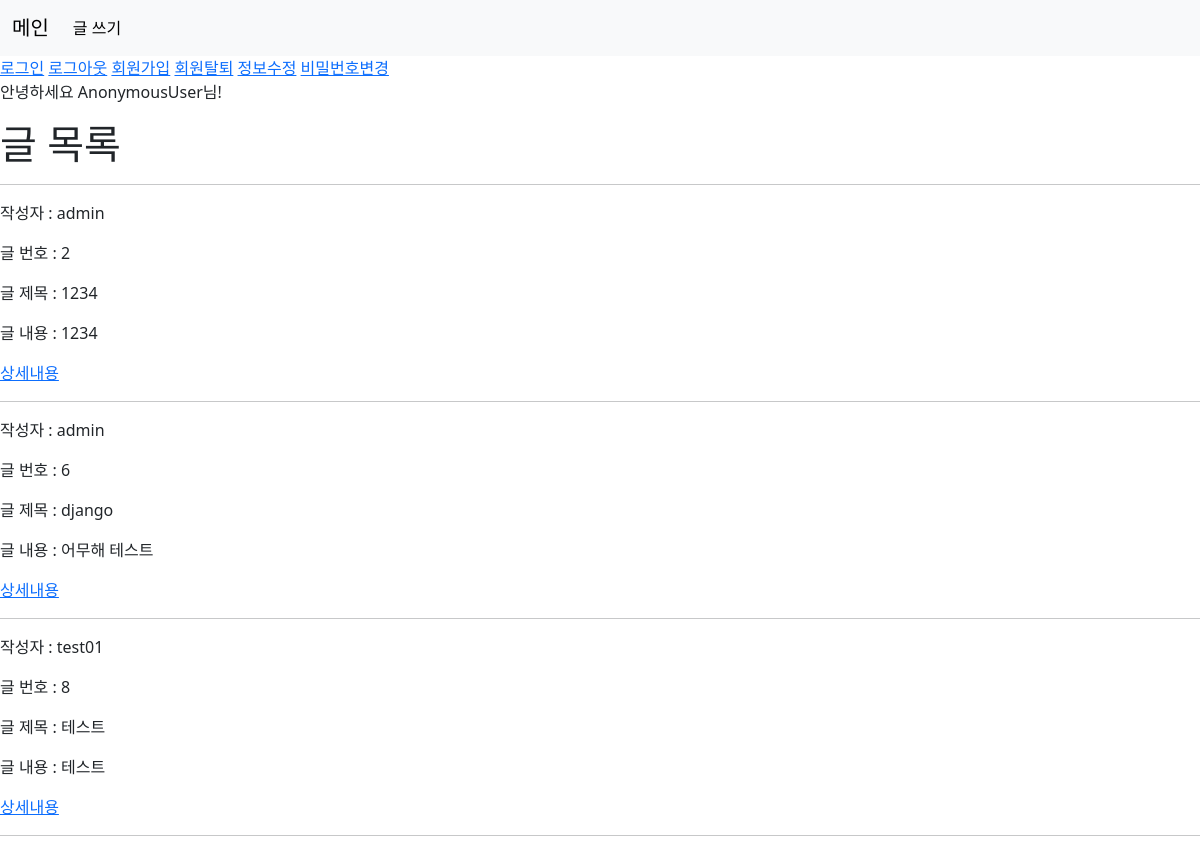
The page /articles/ on the database as committed earlier.
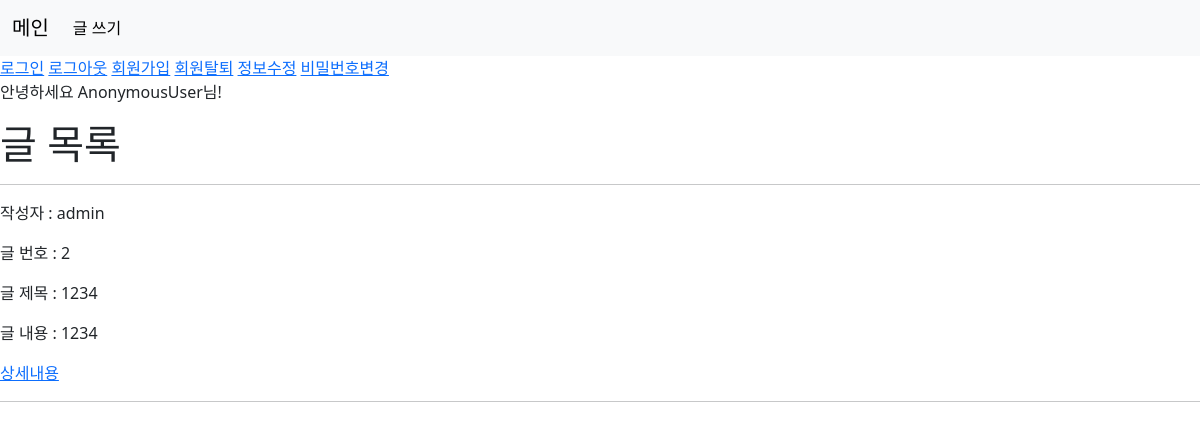
The same page on the database as committed later.
### articles/models.py (models this page shows)
class Article(models.Model):
    user = models.ForeignKey(settings.AUTH_USER_MODEL, on_delete=models.CASCADE)
    title = models.CharField(max_length=10)
    content = models.TextField()
    image = models.ImageField(blank = True)

### articles/views.py (the view)
# urls.py: path('',views.index, name = "index"),
def index(request):
    articles = Article.objects.all()
    content = {'articles':articles}
    return render(request,"articles/index.html", content)

### articles/templates/articles/index.html (shortened to what this page needs)
{% extends 'base.html' %}
{% load static%}
{% block content %}
<h1>글 목록</h1>
<hr>
{% for article in articles %}
<p>작성자 : {{article.user}}</p>
<p>글 번호 : {{article.id}}</p>
<p>글 제목 : {{article.title}}</p>
<p>글 내용 : {{article.content}}</p>
<a href="{% url 'articles:read' article.pk %}">상세내용</a>
<hr>
{% endfor %} {% endblock content %}

### templates/base.html (shortened to what this page needs)
<!DOCTYPE html>
<html lang="en">
<head>
    <link href="https://cdn.jsdelivr.net/npm/bootstrap@5.3.0-alpha1/dist/css/bootstrap.min.css" rel="stylesheet">
</head>
<body>
    {% include '_navbar.html' %}
    <a href="{% url 'accounts:login' %}">로그인</a>
    <a href="{% url 'accounts:logout' %}" method = "POST">로그아웃</a>
    <a href="{% url 'accounts:signup' %}">회원가입</a>
    <a href="{% url 'accounts:unregister'%}" method = "POST">회원탈퇴</a>
    <a href="{% url 'accounts:update'%}">정보수정</a>
    <a href="{% url 'accounts:password_change'%}">비밀번호변경</a>
    <p>안녕하세요 {{user}}님! </p>
    {% block content %}
    {% endblock content %}
</body>
</html>

### templates/_navbar.html (shortened to what this page needs)
<nav class="navbar navbar-expand-lg bg-body-tertiary">
    <div class="container-fluid">
      <a class="navbar-brand" href="{% url 'articles:index' %}">메인</a>
      <div class="collapse navbar-collapse" id="navbarSupportedContent">
        <ul class="navbar-nav me-auto mb-2 mb-lg-0">
          <li class="nav-item">
            <a class="nav-link active" aria-current="page" href="{% url 'articles:create' %}">글 쓰기</a>
          </li>
      </div>
    </div>
  </nav>

Rows that differ between the two databases and show on the page:
removed Article: user "admin", id "6", title "django", content "어무해 테스트"
removed Article: user "test01", id "8", title "테스트", content "테스트"
